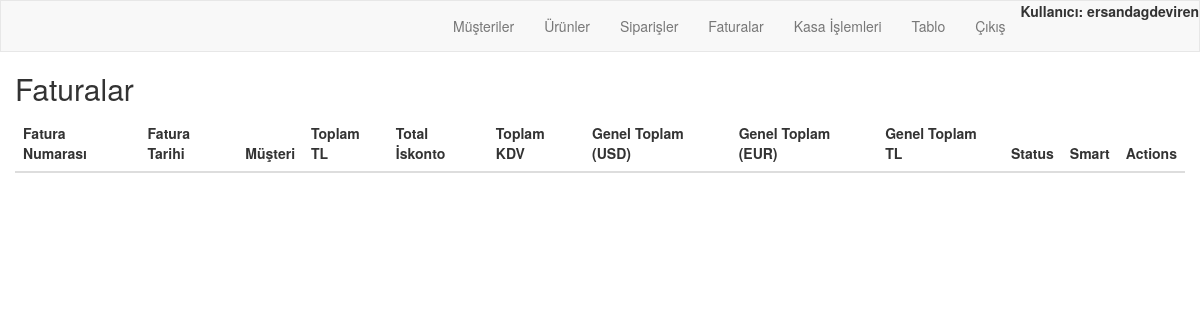
Before: /order/invoices/ (signed in) with the older database file.
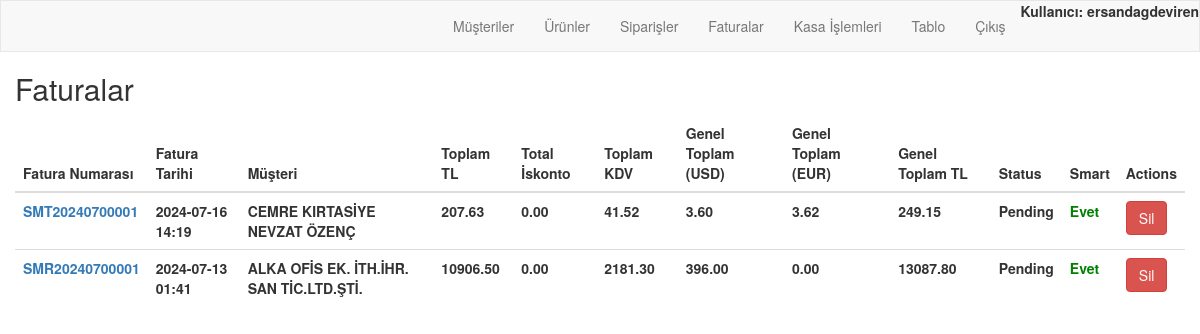
After: the same page with the newer database file.
### order/models.py (models this page shows, shortened)
class Invoice(models.Model):
    invoice_number = models.CharField(max_length=20, unique=True, blank=True)
    order = models.OneToOneField(Order, on_delete=models.CASCADE, related_name="invoice")
    invoice_date = models.DateTimeField(auto_now_add=True)
    billing_address = models.CharField(max_length=250, blank=True)
    total_amount = models.DecimalField(max_digits=10, decimal_places=2, blank=True, default=0)
    total_discount=models.DecimalField(max_digits=10, decimal_places=2, blank=True, default=0)
    tax_amount = models.DecimalField(max_digits=10, decimal_places=2, blank=True, default=0)
    grand_total = models.DecimalField(max_digits=10, decimal_places=2, blank=True, default=0)
    grand_total_USD = models.DecimalField(max_digits=10, decimal_places=2, blank=True, default=0)
    grand_total_EUR = models.DecimalField(max_digits=10, decimal_places=2, blank=True, default=0)
    status = models.CharField(max_length=50, default='Pending')
    published=models.BooleanField(default=False)

class Order(models.Model):
    order_number = models.CharField(max_length=20, unique=True, blank=True)
    customer = models.ForeignKey(Customer, on_delete=models.PROTECT, related_name="customer_orders")
    date = models.DateTimeField(auto_now_add=True)
    user = models.ForeignKey(User, on_delete=models.CASCADE, related_name="user_orders")
    is_billed = models.BooleanField(default=False)

class Customer(models.Model):
    user = models.ForeignKey(User, on_delete=models.CASCADE, related_name="user_customers",blank=True,null=True)
    customerCode = models.CharField(max_length=50)
    companyName = models.CharField(max_length=50)
    taxOffice = models.CharField(max_length=50)
    tax_number = models.CharField(max_length=50, blank=True)
    name = models.CharField(max_length=50, blank=True)
    middleName = models.CharField(max_length=50, blank=True)
    surname = models.CharField(max_length=50, blank=True)
    city = models.CharField(max_length=50)
    district = models.CharField(max_length=50)
    adress = models.CharField(max_length=250, blank=True)
    shipping_adress=models.CharField(max_length=250, blank=True)
    country = models.CharField(max_length=50, blank=True, default="Türkiye")
    email = models.EmailField(blank=True)
    telephone = models.CharField(max_length=11, blank=True)
    customerType = models.CharField(max_length=50, blank=True)
    contactPerson = models.CharField(max_length=50, blank=True)
    E_invoice=models.BooleanField(default=True)
    def __str__(self):
        return self.companyName

### order/views.py (the view, shortened to what this page needs)
# urls.py: path('invoices/', views.invoice_list, name='invoice_list'),
@login_required
@user_passes_test(is_admin)
def invoice_list(request):
    invoices = Invoice.objects.all().order_by('-invoice_date')
    return render(request, 'order/invoice_list.html', {'invoices': invoices})

### order/views.py (called while the page is built)
def is_admin(user):
    return user.is_authenticated and user.is_staff

### order/Templates/order/invoice_list.html (shortened to what this page needs)
{% extends "order/navbar.html" %}
{% block content %}
    <h2>Faturalar</h2>
    <table class="table">
        <thead>
            <tr>
                <th>Fatura Numarası</th>
                <th>Fatura Tarihi</th>
                <th>Müşteri</th>
                <th>Toplam TL</th>
                <th>Total İskonto</th>
                <th>Toplam KDV</th>
                <th>Genel Toplam (USD)</th>
                <th>Genel Toplam (EUR)</th>
                <th>Genel Toplam TL</th>
                <th>Status</th>
                <th>Smart</th>
                <th>Actions</th>
            </tr>
        </thead>
        <tbody>
            {% for invoice in invoices %}
                <tr>
                    <td><a href="{% url 'order:invoice_detail' invoice.invoice_number %}">{{ invoice.invoice_number }}</a></td>
                    <td>{{ invoice.invoice_date|date:"Y-m-d H:i" }}</td>
                    <td>{{ invoice.order.customer }}</td>
                    <td>{{ invoice.total_amount }}</td>
                    <td>{{ invoice.total_discount }}</td>
                    <td>{{ invoice.tax_amount }}</td>
                    <td>{{ invoice.grand_total_USD }}</td>
                    <td>{{ invoice.grand_total_EUR }}</td>
                    <td><b>{{ invoice.grand_total }}</b></td>
                    <td>{{ invoice.status }}</td>
                    {% if invoice.published == True %}
                        <td style="color:green;">Evet</td>
                    {% else %}
                        <td>Hayır</td>
                    {% endif %}
                    <td>
                        <form method="POST" onsubmit="return confirmDelete();">
                            <button type="submit" name="delete_invoice" class="btn btn-danger">Sil</button>
                        </form>
                    </td>
                </tr>
            {% endfor %}
        </tbody>
    </table>
{% endblock %}

Changed rows visible on the page:
added Invoice: invoice_number "SMT20240700001", invoice_date "2024-07-16 14:19", order.customer "CEMRE KIRTASİYE NEVZAT ÖZENÇ", total_amount "207.63", total_discount "0.00", tax_amount "41.52", grand_total_USD "3.60", grand_total_EUR "3.62", grand_total "249.15", status "Pending", published "Evet"
added Invoice: invoice_number "SMR20240700001", invoice_date "2024-07-13 01:41", order.customer "ALKA OFİS EK. İTH.İHR. SAN TİC.LTD.ŞTİ.", total_amount "10906.50", total_discount "0.00", tax_amount "2181.30", grand_total_USD "396.00", grand_total_EUR "0.00", grand_total "13087.80", status "Pending", published "Evet"
